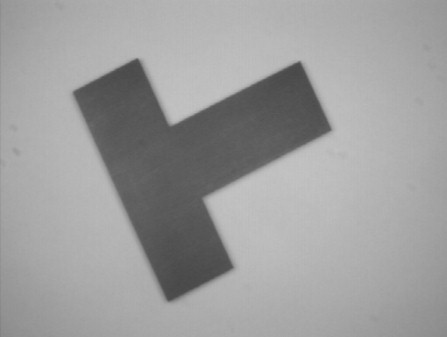
//> input picture Codigos DIP/Unsharp_Masking/Unsharp_Masking/img_formaT.jpg, 447 x 337 px
$ ./Unsharp_Masking   (built with g++ and OpenCV 4)
//> lines starting //> are read from the running program, lines starting //| are printed output that depends on the picture; after the words box and inside, x2 and y2 are one past the last pixel; in counts of white or black regions, pixels touching at a corner belong together
#include "opencv2/imgproc/imgproc.hpp"
#include "opencv2/highgui/highgui.hpp"
#include <stdlib.h>
#include <stdio.h>
#include "opencv2/opencv.hpp"
#include < opencv/highgui.h >
#include <opencv2/legacy/compat.hpp>

//LLAMADA DE FUNCIONES
void Filtro_PasoBajo(IplImage* imgGray, IplImage* img_FPB, int freq_corte);
void Compresion_Histograma(IplImage* imgGray, IplImage* img_CompHist);
void Alargamiento_Histograma(IplImage* imgGray, IplImage* img_AlargHist,int nBrillo);
void generar_Histograma(IplImage* imgGray,int *max_freq_hist,int*min_freq_hist,int nBrillo, char *nameHist );

void main(){

	//Declaracion de variables a usarse
	IplImage *imgIn;			// imagen de entrada
	IplImage *imgGray;			// imagen de entrada en en escala de grises
	IplImage *img_FPB;
	IplImage *img_CompHist;
	IplImage *Sub_Gray_HistComp;
	IplImage *img_AlargHist;

	int nBrillo= 256;
	int max_freq_hist = 0,min_freq_hist = 0;

	imgIn=cvLoadImage("img_formaT.jpg", 1);		//carga la imagen de entrada
//> imgIn is the input picture: 337 rows x 447 cols, CV_8UC3; min 71, max 195, mean 157.2
	imgGray=cvCreateImage(cvGetSize(imgIn),IPL_DEPTH_8U,1);
	cvCvtColor(imgIn,imgGray,CV_BGR2GRAY);  //convierte la img de entrada a img escala de grises


	//visualiza la img original en escala de grises
	cvNamedWindow("Imagen",1);
	cvShowImage("Imagen",imgGray);	cvWaitKey(0);

	generar_Histograma(imgGray,&max_freq_hist,&min_freq_hist,nBrillo, "Hist-ImgGray" );
//> after the loop in generar_Histograma, `for(int i=0;i<256;i++)`: flag = 1
//| nBrillo: 256 	 min: 72	 max:194
//> in generar_Histograma, `cvShowImage( nameHist, histograma_salida ); cvWaitKey(0);`:
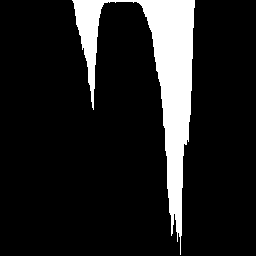
//> window 'Hist-ImgGray': 256 rows x 256 cols, CV_8UC1; 12.2% white; 1 white region, box (x1, y1, x2, y2) and area: (72, 0, 195, 255) 7990
//> max_freq_hist = 194; min_freq_hist = 72

	//PARTE 1 - FILTRO PASO BAJO
	img_FPB= cvCreateImage(cvGetSize(imgGray), IPL_DEPTH_8U, 1); //Creamos una img_Re2 para la parte real con profundidad de 8, 1 canal.
	int freq_corte= 45;

	//Se aplica el filtro
	Filtro_PasoBajo(imgGray,img_FPB,freq_corte);
	//Se muestra la imagen
	cvShowImage("IMG- F.PASO BAJO",img_FPB);cvWaitKey(0);

	//PARTE 2 - COMPRESION DE HISTOGRAMA
	//Se inicializa al imagen aplicada el efecto de realzado
	img_CompHist=cvCreateImage(cvGetSize(imgGray),IPL_DEPTH_8U,1);
	Compresion_Histograma(img_FPB, img_CompHist);

	//PARTE 3 - Substraccion imagen inicial a escalas de grises y la imagen luego del realzado de compresion de histograma
	Sub_Gray_HistComp=cvCreateImage(cvGetSize(imgGray),IPL_DEPTH_8U,1);
	cvSub(imgGray,img_CompHist,Sub_Gray_HistComp,0);

	//Se muestra la imagen
	cvShowImage("Subtraccion",Sub_Gray_HistComp);cvWaitKey(0);

	generar_Histograma(Sub_Gray_HistComp,&max_freq_hist,&min_freq_hist,nBrillo,"Hist_ImgAntesSub" );

	//PARTE 4 - ALARGAMIENTO DE HISTOGRAMA

	//Se inicializa al imagen aplicada el efecto de realzado
	img_AlargHist=cvCreateImage(cvGetSize(imgIn),IPL_DEPTH_8U,1);
	Alargamiento_Histograma(Sub_Gray_HistComp, img_AlargHist,256);

	//cvSaveImage("img_substraccion1.jpg",Sub_Gray_HistComp,0);
	//Se libera memoria
	cvReleaseImage(&imgGray); cvReleaseImage(&img_FPB);cvReleaseImage(&img_CompHist);
	cvReleaseImage(&Sub_Gray_HistComp);cvReleaseImage(&img_AlargHist);
}

void Filtro_PasoBajo(IplImage* imgGray, IplImage* img_FPB, int freq_corte){
//> called with freq_corte = 45
	//Declaracion de variables a usarse
	IplImage *img_Re,*img_Im;	// resultado img real e imaginario de la tranformada de fourier
	IplImage *img_Mascara;		// pasar la img parte real a 8 bits
	IplImage *img_Re2,*img_Im2,*img_Re3,*img_Im3;		// pasar la img parte real a 8 bits
	IplImage *fft,*fft2;				// almacena la transformada de fourier

	int i,j;

	img_Re= cvCreateImage(cvGetSize(imgGray), IPL_DEPTH_64F, 1); //Crea la img_RE para la parte real con profundidad de 64, 1 canal.
	img_Im= cvCreateImage(cvGetSize(imgGray), IPL_DEPTH_64F, 1);//Crea la img_Im para la parte imaginaria con profundidad de 64, 1 canal.
	fft= cvCreateImage(cvGetSize(imgGray), IPL_DEPTH_64F, 2); //Crea una Img para la union de las partes real e imaginaria de la Transf. de Fourier, profundidad de 64, 2 canales.

	fft2= cvCreateImage(cvGetSize(imgGray), IPL_DEPTH_64F, 2); //Crea una Img para la union de las partes real e imaginaria de la Transf. de Fourier, profundidad de 64, 2 canales.
	img_Mascara= cvCreateImage(cvGetSize(imgGray), IPL_DEPTH_8U, 1); //Creamos una img_Re2 para la parte real con profundidad de 8, 1 canal.

	img_Re2= cvCreateImage(cvGetSize(imgGray), IPL_DEPTH_64F, 1); //Creamos una img_Re2 para la parte real con profundidad de 8, 1 canal.
	img_Im2= cvCreateImage(cvGetSize(imgGray), IPL_DEPTH_64F, 1);//Crea la img_Im para la parte imaginaria con profundidad de 64, 1 canal.

	img_Re3= cvCreateImage(cvGetSize(imgGray), IPL_DEPTH_64F, 1); //Creamos una img_Re2 para la parte real con profundidad de 8, 1 canal.
	img_Im3= cvCreateImage(cvGetSize(imgGray), IPL_DEPTH_64F, 1);//Crea la img_Im para la parte imaginaria con profundidad de 64, 1 canal.

	/*Cambia las caracteristicas de la imgGray de 8 bits/pixel a img_Re de 64 bits/pixel de profundidad*/
	cvScale(imgGray,img_Re,1.0,0.0);

	/*Setea todos los valores a 0 de la imagen imaginaria*/
	cvSetZero(img_Im);

	/*Combina las imagenes para juntar la parte real a la parte imaginaria*/
	cvMerge(img_Re,img_Im, 0, 0,fft);

	/*Aplica Fourier a la imagen que contiene las parte real y la imaginaria*/
	cvDFT(fft,fft,CV_DXT_FORWARD,0);

	/*Separa la parte real y la parte imaginaria de la imagen tranformada de Fourier*/
	cvSplit( fft,img_Re,img_Im, 0, 0 );
	cvSplit( fft,img_Re2,img_Im2, 0, 0 );		//Se guarda en esas variables para poder hacer los calculos necesarios para la magnitud.
	cvSplit( fft,img_Re3,img_Im3, 0, 0 );		//Se guarda en esas variables para poder hacer los calculos necesarios para la magnitud.

	//generar_magnitud(imgGray, img_Re2,img_Im2,img_Mascara);


	//FILTRO PASO Bajo
	for(i = 0; i < img_Re->height; i++){
		for(j = 0; j < img_Re->width; j++){
			//if(cvGet2D(img_Re,i,j).val[0]>freq_corte){
			if(((uchar*)img_Re->imageData)[i*img_Re->widthStep+j]>freq_corte){  // Se establece una frecuencia de corte , y menores a ellas es eliminado
				//Modificando las frecuencias tanto en real como imaginaria
				//cvSet2D(img_Re3,i,j,cvScalar(0,0,0,0));
				//cvSet2D(img_Im3,i,j,cvScalar(0,0,0,0));
				((uchar*)img_Re3->imageData)[i*img_Re3->widthStep+j]=0;
				((uchar*)img_Im3->imageData)[i*img_Im3->widthStep+j]=0;
			}
		}
	}


	/*Combina las imagenes para juntar la parte real a la parte imaginaria*/
	cvMerge(img_Re3,img_Im3, 0, 0,fft2);
//> img_Re3: 337 rows x 447 cols, CV_64FC1; min -1172268.4, max 956000, mean -14.1
//> img_Im3: 337 rows x 447 cols, CV_64FC1; min -906981.1, max 614930.8, mean 0

	/*Aplica La Transformada Inversa de Fourier a la imagen que contiene las parte real y la imaginaria*/
	cvDFT(fft2,fft2,CV_DXT_INV_SCALE,0);

	/*Separa la parte real y la parte imaginaria de la imagen tranformada de Inversa de Fourier*/
	cvSplit( fft2,img_Re3,img_Im3, 0, 0 );
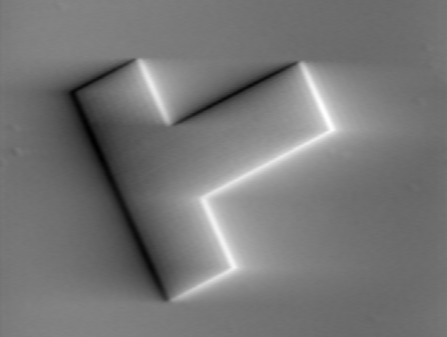
//> img_Im3: 337 rows x 447 cols, CV_64FC1; min -64.21, max 73.74, mean 0; drawn with min black and max white
	cvSplit( fft2,img_Re2,img_Im2, 0, 0 ); //Se guarda en esas variables para poder hacer los calculos necesarios para la magnitud.

	//Regresamos la caracteristica original a la imagen dandole 8 como profundidad.
	cvScale(img_Re3,img_FPB,1.0,0.0);
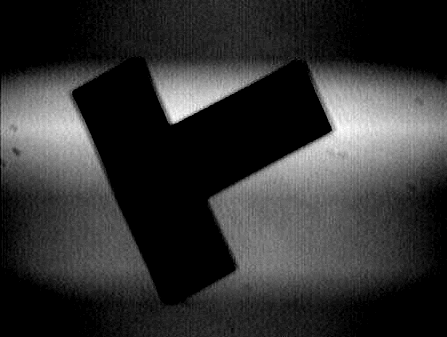
//> img_FPB: 337 rows x 447 cols, CV_8UC1; min 0, max 31, mean 6.1; drawn with min black and max white

	//Se muestra la imagen filtrada
	//cvShowImage("Imagen filtrada", img_FPB);cvWaitKey(0);

	//generar_magnitud(imgGray, img_Re2,img_Im2,img_Mascara);

	//Se libera memoria
	cvReleaseImage(&img_Re); cvReleaseImage(&img_Im);
	cvReleaseImage(&img_Re2); cvReleaseImage(&img_Im2);
	cvReleaseImage(&img_Re3); cvReleaseImage(&img_Im3);
	cvReleaseImage(&fft); cvReleaseImage(&fft2);
	cvReleaseImage(&img_Mascara);

}

// [79 lines left out: functions cvShiftDFT, generar_magnitud, not called in this run]


void generar_Histograma(IplImage* imgGray,int *max_freq_hist,int*min_freq_hist,int nBrillo, char *nameHist ){


	//CREANDO HISTOGRAMA de 1 dimension
    CvHistogram* histograma;//histograma
	IplImage* histograma_salida=cvCreateImage(cvSize(256,256),IPL_DEPTH_8U, 1); //imagen que se visualizara el histograma
	histograma_salida->origin=IPL_ORIGIN_BL;


    float max_freq = 0,min_freq = 0;
    float bin_val;//para valores obtenidos del histograma calculado
    int intensidad;//valores obtenidos de histograma calculado, redondeados y normalizados

	//*******************************************************************
	//GENERAR HISTOGRAMA

	//Calcula el Histograma de una imagen 8U
    histograma=cvCreateHist(1,&nBrillo,CV_HIST_ARRAY,NULL,1);
	cvCalcHist(&imgGray,histograma,0,NULL);
    //Se obtiene el valor m醲imo y minimo del histograma
    cvGetMinMaxHistValue(histograma,&min_freq,&max_freq , 0, 0 );
    //printf("nBrillo: %d \t min: %f\t max:%f",nBrillo,min_freq,max_freq);
    //histograma con color de fondo negro
    cvSetZero(histograma_salida);

	//Marcar las frecuencias tomadas del histograma a la imagen del histograma de salida
	int  flag=0;
	for(int i=0;i<256;i++){

        bin_val= cvQueryHistValue_1D(histograma,i);
		intensidad= cvRound(bin_val*255/max_freq);
        for(int freq=0;freq<intensidad;freq++)
            ((uchar*)histograma_salida->imageData)[freq*histograma_salida->widthStep+i]=255;
		if (intensidad!=0 && flag==0) {*min_freq_hist=i; flag=1;}
		if (intensidad!=0 && flag==1) *max_freq_hist=i;
    }
	printf("\nnBrillo: %d \t min: %d\t max:%d",nBrillo,*min_freq_hist,*max_freq_hist) ;

	cvShowImage( nameHist, histograma_salida ); cvWaitKey(0);
}

void Compresion_Histograma(IplImage* imgGray, IplImage* img_CompHist){

	//Declaracion de variables a usarse
	int i,j;
	int nBrillo= 256;
	int max_freq_hist = 0,min_freq_hist = 0;

	//*******************************************************************
	//GENERAR HISTOGRAMA


	//Se crea el histograma
	generar_Histograma(imgGray,&max_freq_hist,&min_freq_hist,nBrillo,"Hist_ImgAntesComp" );
//| nBrillo: 256 	 min: 0	 max:29
//> max_freq_hist = 29

	//Operaciones para compresion
	float medio = max_freq_hist-min_freq_hist;
//> medio = 29
	float shrinkMin = 0,shrinkMax=40;//float shrinkMin = (256*0.5)-medio,shrinkMax=(256*0.5)+medio;//float shrinkMin = 30,shrinkMax=120//
	float operacion = (shrinkMax-shrinkMin)/(max_freq_hist-min_freq_hist);
//> operacion = 1.38

	for(int i=0;i<imgGray->height;i++){
        for(int j=0;j<imgGray->width;j++){
			((uchar*)(img_CompHist->imageData))[i*img_CompHist->widthStep+j]= (operacion*(((uchar*)(imgGray->imageData))[i*imgGray->widthStep+j]-min_freq_hist)+shrinkMin);
		}

	}

	//Se muestra la imagen con compresion de histograma.
	cvShowImage( "Imagen_Compresion", img_CompHist ); cvWaitKey(0);
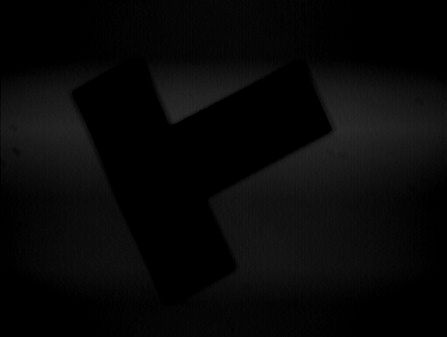
//> window 'Imagen_Compresion': 337 rows x 447 cols, CV_8UC1; min 0, max 42, mean 8.1

	//Se crea el histograma
	generar_Histograma(img_CompHist,&max_freq_hist,&min_freq_hist,nBrillo,"Hist_ImgDdespComp" );
//| nBrillo: 256 	 min: 0	 max:40
//> max_freq_hist = 40
//> in main, `cvSub(imgGray,img_CompHist,Sub_Gray_HistComp,0);`:
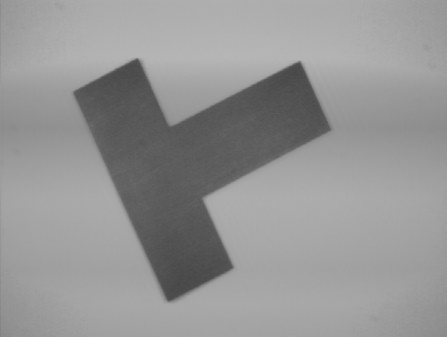
//> Sub_Gray_HistComp: 337 rows x 447 cols, CV_8UC1; min 71, max 182, mean 149.1
//| nBrillo: 256 	 min: 73	 max:182
//> in main, `generar_Histograma(Sub_Gray_HistComp,&max_freq_hist,&min_freq_hist,nBr..`: max_freq_hist = 182; min_freq_hist = 73

}


void Alargamiento_Histograma(IplImage* imgGray, IplImage* img_AlargHist,int nivel){
//> called with nivel = 256

	int i,j;


	//CREANDO HISTOGRAMA de 1 dimension
    CvHistogram* histograma;//histograma

	IplImage* histograma_salida=cvCreateImage(cvSize(256,256),IPL_DEPTH_8U, 1); //imagen que se visualizara el histograma
	histograma_salida->origin=IPL_ORIGIN_BL;

	//IplImage *imgAlargamiento;
	IplImage* histogramaSalida_Alarg=cvCreateImage(cvSize(256,256),IPL_DEPTH_8U, 1); //imagen que se visualizara el histograma
	histogramaSalida_Alarg->origin=IPL_ORIGIN_BL;

    int nBrillo= 256;
    float max_freq = 0,min_freq = 0,max_freq_hist = 0,min_freq_hist = 0;
    float bin_val;//para valores obtenidos del histograma calculado
    int intensidad;//valores obtenidos de histograma calculado, redondeados y normalizados


	//*******************************************************************
	//GENERAR HISTOGRAMA

	//imgAlargamiento=cvCreateImage(cvGetSize(imgIn),IPL_DEPTH_8U,1);

    //Calcula el Histograma de una imagen 8U
    histograma=cvCreateHist(1,&nBrillo,CV_HIST_ARRAY,NULL,1);
    cvCalcHist(&imgGray,histograma,0,NULL);


    //Se obtiene el valor m醲imo y minimo del histograma
    cvGetMinMaxHistValue(histograma,&min_freq,&max_freq , 0, 0 );
    printf("nBrillo: %d \t min: %.4f\t max:%.4f",nBrillo,min_freq,max_freq);
    //histograma con color de fondo negro
     cvSetZero(histograma_salida);

	//Marcar las frecuencias tomadas del histograma a la imagen del histograma de salida
	 int flag=0;
	 for(int i=0;i<256;i++){

        bin_val= cvQueryHistValue_1D(histograma,i);
		intensidad= cvRound(bin_val*255/max_freq);
        for(int freq=0;freq<intensidad;freq++)
            ((uchar*)histograma_salida->imageData)[freq*histograma_salida->widthStep+i]=255;
		if (intensidad!=0 && flag==0) {min_freq_hist=i; flag=1;}
		if (intensidad!=0 && flag==1) max_freq_hist=i;

    }

	 printf("\nnBrillo: %d \t min: %.4f\t max:%.4f",nBrillo,min_freq_hist,max_freq_hist) ;

	 int max=255, min=0;

	 for(int i=0;i<imgGray->height;i++){
		 for(int j=0;j<imgGray->width;j++){
				 ((uchar*)(img_AlargHist->imageData))[i*img_AlargHist->widthStep+j]= (((((uchar*)(imgGray->imageData))[i*imgGray->widthStep+j]-min_freq_hist)/(max_freq_hist-min_freq_hist))*(max-min))+min;
			}
	}


	cvShowImage( "Histograma", histograma_salida ); cvWaitKey(0);
	cvShowImage( "Imagen_Alarg", img_AlargHist ); cvWaitKey(0);
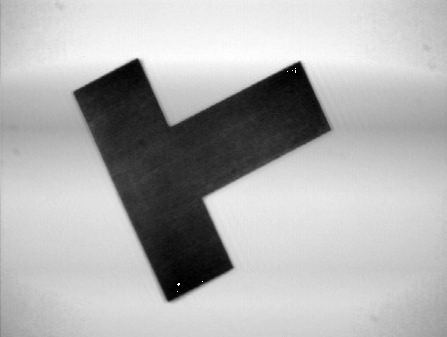
//> window 'Imagen_Alarg': 337 rows x 447 cols, CV_8UC1; min 0, max 255, mean 177.5

	//Calcula el Histograma de una imagen 8U
   // histograma=cvCreateHist(1,&nBrillo,CV_HIST_ARRAY,NULL,1);
    cvCalcHist(&img_AlargHist,histograma,0,NULL);


    //Se obtiene el valor m醲imo y minimo del histograma
    cvGetMinMaxHistValue(histograma,&min_freq,&max_freq , 0, 0 );
    printf("nBrillo: %d \t min: %f\t max:%f",nBrillo,min_freq,max_freq);
    //histograma con color de fondo negro
     cvSetZero(histograma_salida);

	//Marcar las frecuencias tomadas del histograma a la imagen del histograma de salida
	 for(int i=0;i<256;i++){

        bin_val= cvQueryHistValue_1D(histograma,i);
		intensidad= cvRound(bin_val*255/max_freq);
        for(int freq=0;freq<intensidad;freq++)
            ((uchar*)histograma_salida->imageData)[freq*histograma_salida->widthStep+i]=255;
    }

    cvShowImage( "Histograma2", histograma_salida ); cvWaitKey(0);
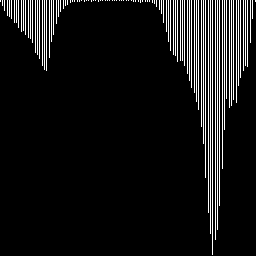
//> window 'Histograma2': 256 rows x 256 cols, CV_8UC1; 7.9% white in thin lines or dots


}
